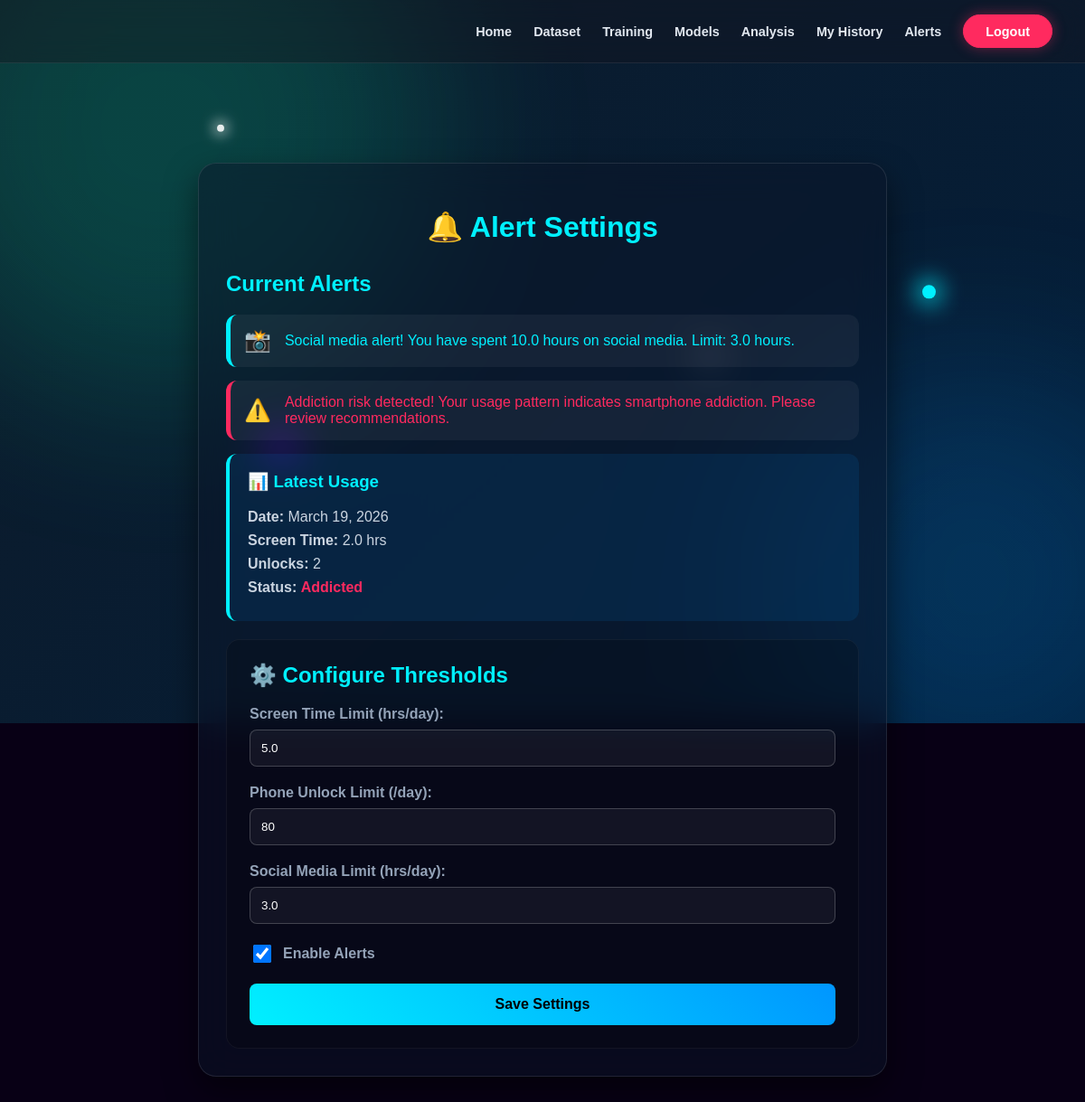
The app's page /alert-settings/ (signed in) with its own data.
### users/models.py (models this page shows, shortened)
class UserBehaviorTracking(models.Model):
    user = models.ForeignKey(UserRegistrationModel, on_delete=models.CASCADE, related_name='behavior_logs')
    date = models.DateField(auto_now_add=True)
    timestamp = models.DateTimeField(auto_now_add=True)
    whatsapp = models.FloatField(default=0)
    instagram = models.FloatField(default=0)
    snapchat = models.FloatField(default=0)
    telegram = models.FloatField(default=0)
    facebook = models.FloatField(default=0)
    bereal = models.FloatField(default=0)
    tiktok = models.FloatField(default=0)
    wechat = models.FloatField(default=0)
    twitter = models.FloatField(default=0)
    linkedin = models.FloatField(default=0)
    messages = models.FloatField(default=0)
    total_screen_time = models.FloatField(default=0)
    hourly_opens = models.IntegerField(default=0)
    prediction_result = models.CharField(max_length=50)
    class Meta:
        db_table = 'user_behavior_tracking'
        ordering = ['-timestamp']

class UserAlertSettings(models.Model):
    user = models.OneToOneField(UserRegistrationModel, on_delete=models.CASCADE, related_name='alert_settings')
    screen_time_limit = models.FloatField(default=5.0)  # hours
    unlock_limit = models.IntegerField(default=80)
    social_media_limit = models.FloatField(default=3.0)  # hours
    alerts_enabled = models.BooleanField(default=True)
    class Meta:
        db_table = 'user_alert_settings'

### users/views.py (the view, shortened to what this page needs)
# urls.py: path("alert-settings/", usr.AlertSettings, name="alert_settings"),
def AlertSettings(request):
    if 'id' not in request.session:
        messages.error(request, 'Please login first')
        return redirect('UserLoginCheck')
    user_id = request.session['id']
    user = UserRegistrationModel.objects.get(id=user_id)
    alert_settings, created = UserAlertSettings.objects.get_or_create(
        user=user,
        defaults={
            'screen_time_limit': 5.0,
            'unlock_limit': 80,
            'social_media_limit': 3.0,
            'alerts_enabled': True
        }
    )
    alerts = []
    latest_log = UserBehaviorTracking.objects.filter(user=user).order_by('-timestamp').first()
    if latest_log and alert_settings.alerts_enabled:
        if latest_log.total_screen_time > alert_settings.screen_time_limit:
            alerts.append({
                'type': 'danger',
                'icon': '⏰',
                'message': f'Screen time alert! You have used your phone for {latest_log.total_screen_time} hours today. Limit: {alert_settings.screen_time_limit} hours.'
            })
        if latest_log.hourly_opens > alert_settings.unlock_limit:
            alerts.append({
                'type': 'warning',
                'icon': '📱',
                'message': f'Phone unlock alert! You have unlocked your phone {latest_log.hourly_opens} times. Limit: {alert_settings.unlock_limit} times.'
            })
        social_media_total = (latest_log.instagram + latest_log.facebook +
                             latest_log.tiktok + latest_log.snapchat + latest_log.twitter)
        if social_media_total > alert_settings.social_media_limit:
            alerts.append({
                'type': 'info',
                'icon': '📸',
                'message': f'Social media alert! You have spent {social_media_total:.1f} hours on social media. Limit: {alert_settings.social_media_limit} hours.'
            })
        if latest_log.prediction_result == 'Addicted':
            alerts.append({
                'type': 'danger',
                'icon': '⚠️',
                'message': 'Addiction risk detected! Your usage pattern indicates smartphone addiction. Please review recommendations.'
            })
    return render(request, 'users/alert_settings.html', {
        'alert_settings': alert_settings,
        'alerts': alerts,
        'latest_log': latest_log
    })

### assets/templates/users/alert_settings.html (shortened to what this page needs)
{% extends 'users/userbase.html' %}
{% load static %}
{% block contents %}
<div class="container">
    <h1>🔔 Alert Settings</h1>
    <div class="alerts-section">
        <h2 style="color: #00f0ff; margin-bottom: 20px;">Current Alerts</h2>
        {% if alerts %}
            {% for alert in alerts %}<div class="alert alert-{{ alert.type }}"><div class="alert-icon">{{ alert.icon }}</div><div class="alert-message">{{ alert.message }}</div></div>{% endfor %}
        {% else %}
            <div class="no-alerts">✅ No alerts! Your usage is within healthy limits.</div>
        {% endif %}
    </div>
    {% if latest_log %}
    <div class="info-box">
        <h3 style="margin-top: 0; color: #00f0ff;">📊 Latest Usage</h3>
        <p><strong>Date:</strong> {{ latest_log.date }}</p>
        <p><strong>Screen Time:</strong> {{ latest_log.total_screen_time }} hrs</p>
        <p><strong>Unlocks:</strong> {{ latest_log.hourly_opens }}</p>
        <p><strong>Status:</strong> <span style="color: {% if latest_log.prediction_result == 'Addicted' %}#ff2a5f{% else %}#00ffaa{% endif %}; font-weight: bold;">{{ latest_log.prediction_result }}</span></p>
    </div>
    {% endif %}
    <div class="settings-form">
        <h2 style="color: #00f0ff; margin-top: 0;">⚙️ Configure Thresholds</h2>
        <form method="post">
            <div class="form-group"><label>Screen Time Limit (hrs/day):</label><input type="number" step="0.5" name="screen_time_limit" value="{{ alert_settings.screen_time_limit }}" required></div>
            <div class="form-group"><label>Phone Unlock Limit (/day):</label><input type="number" name="unlock_limit" value="{{ alert_settings.unlock_limit }}" required></div>
            <div class="form-group"><label>Social Media Limit (hrs/day):</label><input type="number" step="0.5" name="social_media_limit" value="{{ alert_settings.social_media_limit }}" required></div>
            <div class="form-group"><label style="display:flex; align-items:center; gap:10px;"><input type="checkbox" name="alerts_enabled" {% if alert_settings.alerts_enabled %}checked{% endif %} style="width:20px;height:20px;"> Enable Alerts</label></div>
            <button type="submit" class="btn-submit">Save Settings</button>
        </form>
    </div>
</div>
{% endblock %}

### assets/templates/users/userbase.html (style rules this page uses)
body { margin: 0; padding: 0; font-family: 'Arial', sans-serif; background-color: #080015; color: #fff; overflow-x: hidden; }

### assets/templates/users/alert_settings.html (style rules this page uses)
.container { max-width: 700px; margin: 40px auto; padding: 30px; background: rgba(10, 20, 40, 0.5); backdrop-filter: blur(20px); -webkit-backdrop-filter: blur(20px); border: 1px solid rgba(255, 255, 255, 0.1); border-radius: 20px; box-shadow: 0 15px 35px rgba(0,0,0,0.5); color: #e2e8f0; }
h1 { text-align: center; color: #00f0ff; margin-bottom: 30px; }
.alert { padding: 15px; margin-bottom: 15px; border-radius: 12px; border-left: 5px solid; display: flex; align-items: center; gap: 15px; background: rgba(255,255,255,0.05); }
.alert-danger { border-color: #ff2a5f; color: #ff2a5f; }
.alert-info { border-color: #00f0ff; color: #00f0ff; }
.alert-icon { font-size: 24px; }
.settings-form { background: rgba(0,0,0,0.2); padding: 25px; border-radius: 15px; margin-top: 20px; border: 1px solid rgba(255,255,255,0.05); }
.form-group { margin-bottom: 20px; }
.form-group label { display: block; margin-bottom: 8px; font-weight: bold; color: #94a3b8; }
.form-group input[type="number"] { width: 100%; padding: 12px; background: rgba(255,255,255,0.05); border: 1px solid rgba(255,255,255,0.2); border-radius: 8px; color: #fff; box-sizing: border-box; }
.btn-submit { width: 100%; padding: 14px; background: linear-gradient(45deg, #00f0ff, #0096ff); color: #000; border: none; border-radius: 8px; font-size: 16px; font-weight: bold; cursor: pointer; transition: transform 0.2s; }
.info-box { background: rgba(0, 150, 255, 0.1); padding: 20px; border-radius: 12px; margin-bottom: 20px; border-left: 4px solid #00f0ff; }
.info-box p { margin: 8px 0; color: #cbd5e1; }

### records on screen
UserBehaviorTracking: date "March 19, 2026", total_screen_time "2.0", hourly_opens "2", prediction_result "Addicted"
UserAlertSettings: screen_time_limit "5.0", unlock_limit "80", social_media_limit "3.0", alerts_enabled "☑"

### other values on screen
{{ alert.icon }} "📸" "⚠️"
{{ alert.message }} "Social media alert! You have spent 10.0 hours on social media. Limit: 3.0 hours." "Addiction risk detected! Your usage pattern indicates smartphone addiction. Please review recommendations."
